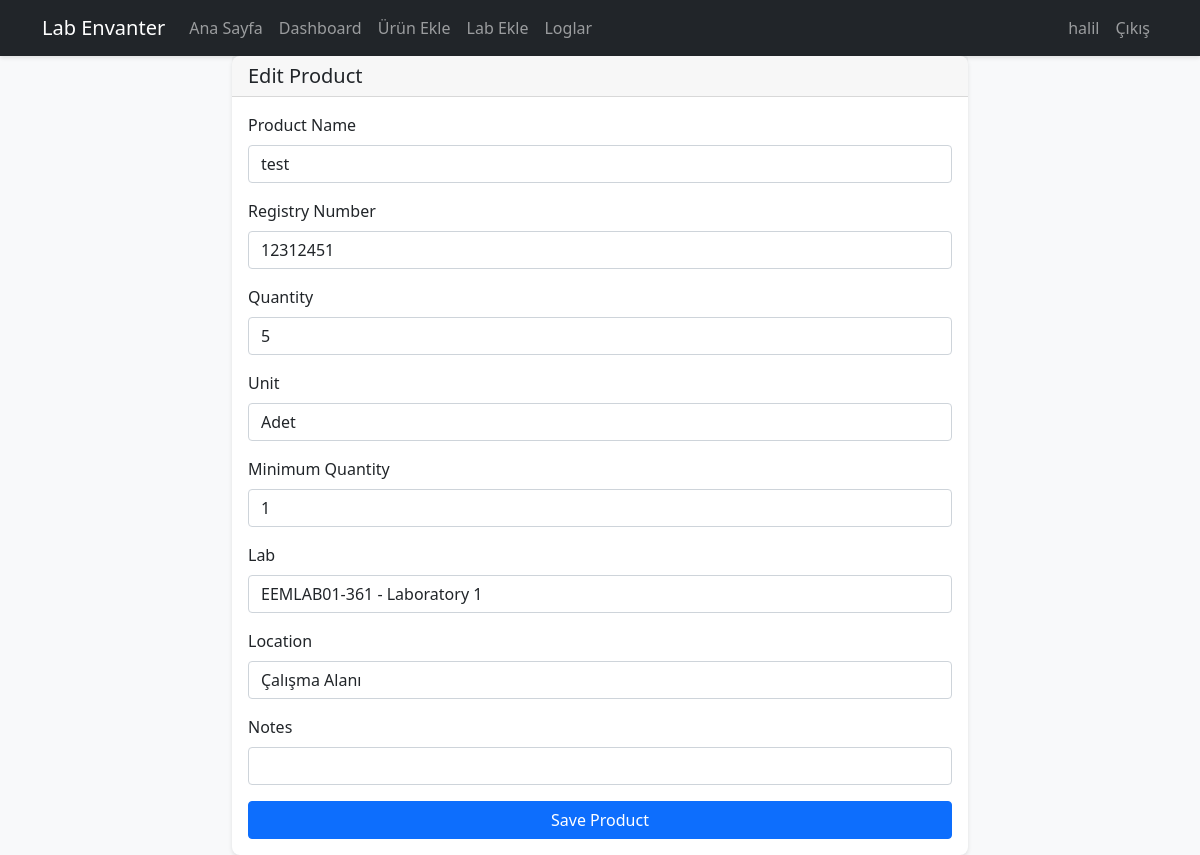
/product/1/edit (signed in), run on the app's committed database.
### app/models/user.py (models this page shows, shortened)
class User(UserMixin, db.Model):
    id = db.Column(db.Integer, primary_key=True)
    username = db.Column(db.String(64), unique=True, nullable=False, index=True)
    email = db.Column(db.String(120), unique=True, nullable=False, index=True)
    password_hash = db.Column(db.String(128))
    role = db.Column(db.String(20), nullable=False, default='user')
    created_at = db.Column(db.DateTime, default=datetime.utcnow)
    logs = db.relationship('UserLog', backref=db.backref('log_owner', lazy='joined'), lazy='dynamic')
    def is_editor(self):
        return self.role in ['admin', 'editor']

### app/models/product.py (models this page shows, shortened)
class Product(db.Model):
    __tablename__ = 'product'
    id = db.Column(db.Integer, primary_key=True)
    name = db.Column(db.String(200), nullable=False)
    registry_number = db.Column(db.String(50), nullable=False, index=True)
    quantity = db.Column(db.Integer, nullable=False, default=0)
    unit = db.Column(db.String(20), nullable=False)
    minimum_quantity = db.Column(db.Integer, default=0)
    location_type = db.Column(db.String(20), nullable=False)
    location_number = db.Column(db.String(20))
    location_position = db.Column(db.String(10))
    notes = db.Column(db.Text)
    created_at = db.Column(db.DateTime, default=datetime.utcnow)
    updated_at = db.Column(db.DateTime, default=datetime.utcnow, onupdate=datetime.utcnow)
    __mapper_args__ = {
        'version_id_col': db.Column('version_id', db.Integer, nullable=False, default=0)
    }
    lab_id = db.Column(db.Integer, db.ForeignKey('lab.id'), nullable=False)
    __table_args__ = (
        db.UniqueConstraint('registry_number', 'lab_id', name='unique_registry_per_lab'),
    )

### app/main/routes.py (the view, shortened to what this page needs)
@bp.route('/product/<int:id>/edit', methods=['GET', 'POST'])
@login_required
@limiter.limit("30 per hour")
def edit_product(id):
    product = Product.query.get_or_404(id)
    form = ProductForm(obj=product)
    labs = Lab.get_predefined_labs()
    if product.location_type == 'workspace':
        form.location_number.data = 'workspace'
    else:
        form.location_number.data = f"cabinet-{product.location_number}-{product.location_position}"
    form.lab_id.data = product.lab_id
    if form.errors:
        for field, errors in form.errors.items():
            for error in errors:
                flash(f'{getattr(form, field).label.text}: {error}', 'error')
    return render_template('main/product_form.html', form=form, title='Edit Product', labs=labs)

### app/main/forms.py (called while the page is built)
    def get_location_choices(self, lab_id):
        lab = Lab.query.get(lab_id)
        if not lab:
            return []
        choices = [('workspace', 'Çalışma Alanı')]
        for cabinet_num in range(1, lab.max_cabinets + 1):
            choices.append(
                (f"cabinet-{cabinet_num}-upper", f"Dolap No: {cabinet_num} - Üst")
            )
            choices.append(
                (f"cabinet-{cabinet_num}-lower", f"Dolap No: {cabinet_num} - Alt")
            )
        return choices

### app/models/lab.py (called while the page is built)
    @classmethod
    def get_predefined_labs(cls):
        for code,name,desc,maxc in cls.PREDEFINED_LABS:
            lab = cls.query.filter_by(code=code).first()
            if not lab:
                lab = cls(code=code, name=name, description=desc, max_cabinets=maxc)
                db.session.add(lab)
        db.session.commit()
        return cls.query.filter(cls.code.in_([c for c,_,_,_ in cls.PREDEFINED_LABS])).all()

### app/templates/main/product_form.html (shortened to what this page needs)
{% extends "base.html" %}
{% block content %}
<div class="container">
    <div class="row justify-content-center">
        <div class="col-md-8">
            <div class="card">
                <div class="card-header">
                    <h2 class="h5 mb-0">{{ title }}</h2>
                </div>
                <div class="card-body">
                    <form method="POST" id="productForm">
                        <div class="mb-3">
                            {{ form.name.label(class="form-label") }}
                            {{ form.name(class="form-control") }}
                        </div>
                        <div class="mb-3">
                            {{ form.registry_number.label(class="form-label") }}
                            {{ form.registry_number(class="form-control") }}
                        </div>
                        <div class="mb-3">
                            {{ form.quantity.label(class="form-label") }}
                            {{ form.quantity(class="form-control", type="number", step="1", min="0") }}
                        </div>
                        <div class="mb-3">
                            {{ form.unit.label(class="form-label") }}
                            {{ form.unit(class="form-control") }}
                        </div>
                        <div class="mb-3">
                            {{ form.minimum_quantity.label(class="form-label") }}
                            {{ form.minimum_quantity(class="form-control", type="number", step="1", min="0") }}
                        </div>
                        <div class="mb-3">
                            {{ form.lab_id.label(class="form-label") }}
                            {{ form.lab_id(class="form-control") }}
                        </div>
                        <div class="mb-3">
                            {{ form.location_number.label(class="form-label") }}
                            {{ form.location_number(class="form-control") }}
                        </div>
                        <div class="mb-3">
                            {{ form.notes.label(class="form-label") }}
                            {{ form.notes(class="form-control") }}
                        </div>
                        {{ form.submit(class="btn btn-primary w-100") }}
                    </form>
                </div>
            </div>
        </div>
    </div>
</div>
{% endblock %}

### app/templates/includes/navbar.html (shortened to what this page needs)
<nav class="navbar navbar-expand-lg navbar-dark bg-dark">
    <div class="container">
        <a class="navbar-brand" href="{{ url_for('main.index') }}">Lab Envanter</a>
        <div class="collapse navbar-collapse" id="navbarNav">
            <ul class="navbar-nav me-auto">
                {% if current_user.is_authenticated %}
                    <li class="nav-item">
                        <a class="nav-link" href="{{ url_for('main.index') }}">Ana Sayfa</a>
                    </li>
                    <li class="nav-item">
                        <a class="nav-link" href="{{ url_for('main.dashboard') }}">Dashboard</a>
                    </li>
                    {% if current_user.is_editor() %}
                        <li class="nav-item">
                            <a class="nav-link" href="{{ url_for('main.add_product') }}">Ürün Ekle</a>
                        </li>
                        <li class="nav-item">
                            <a class="nav-link" href="{{ url_for('main.add_lab') }}">Lab Ekle</a>
                        </li>
                    {% endif %}
                    <li class="nav-item">
                        <a class="nav-link" href="{{ url_for('main.user_logs') }}">Loglar</a>
                    </li>
                {% endif %}
            </ul>
            <ul class="navbar-nav">
                {% if current_user.is_authenticated %}
                    <li class="nav-item">
                        <span class="nav-link">{{ current_user.username }}</span>
                    </li>
                    <li class="nav-item">
                        <a class="nav-link" href="{{ url_for('auth.logout') }}">Çıkış</a>
                    </li>
                {% else %}
                    <li class="nav-item">
                        <a class="nav-link" href="{{ url_for('auth.login') }}">Giriş</a>
                    </li>
                {% endif %}
            </ul>
        </div>
    </div>
</nav>

### app/static/css/style.css (style rules this page uses)
body { background-color: #f8f9fa; }
.card { box-shadow: 0 2px 4px rgba(0, 0, 0, 0.1); border: none; border-radius: 8px; }
.navbar { box-shadow: 0 2px 4px rgba(0, 0, 0, 0.1); }

### data on the page
User: username "halil"
Product: name "test", registry_number "12312451", quantity "5", unit "Adet", minimum_quantity "1", lab_id "EEMLAB01-361 - Laboratory 1", location_number "Çalışma Alanı"

### other printed values
{{ title }} "Edit Product"
